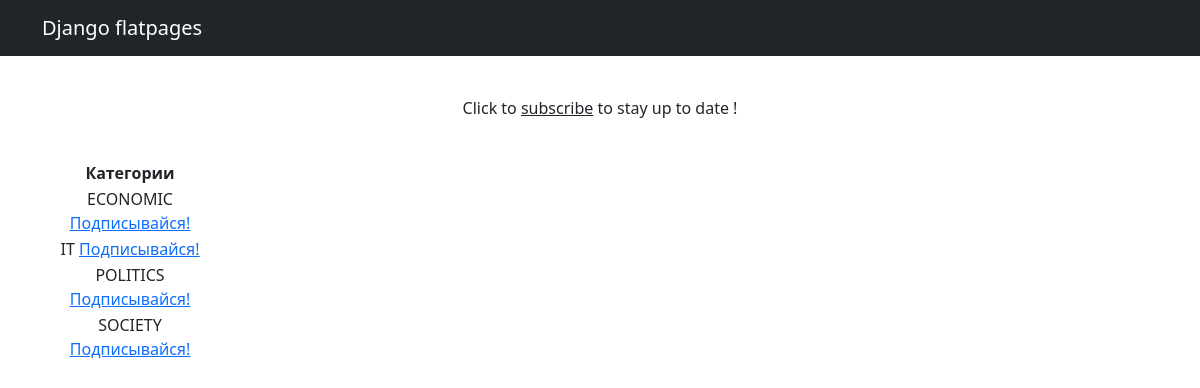
The page /news/category/ on the database its author committed.
### np_app/models.py (models this page shows, shortened)
class Category(models.Model):
    name = models.CharField(max_length=64, unique=True)
    subscribers = models.ManyToManyField(User, blank=True, related_name='subscribers')
    class Meta:
        verbose_name = 'Category'
        verbose_name_plural = 'Categories'

### np_app/views.py (the view)
# urls.py: path('category/', CategoryList.as_view(), name='category'),
class CategoryList(ListView):
    model = Category
    ordering = 'name'
    template_name = 'category.html'
    context_object_name = 'category'
    paginate_by = 10

### templates/category.html (shortened to what this page needs)
{% extends 'flatpages/default.html' %}
{% block content %}
<p>&nbsp;</p>
Click to <span style="text-decoration: underline;">subscribe</span> to stay up to date <strong>{{user.username}}</strong>!
<p>&nbsp;</p>
<table style="height: 125px; " width="176">
    <thead><th>Категории</th></thead>
    {% for cat in category %}
    <tr>
       <td>
            {{ cat.name }}
           <a href="{% url 'category:subscribe' cat.id %}"><u>Подписывайся!</u></a>
        </td>
    </tr>
    {% endfor %}
</table>
{% endblock content %}

### rows shown on the page
Category: name "ECONOMIC"
Category: name "IT"
Category: name "POLITICS"
Category: name "SOCIETY"
